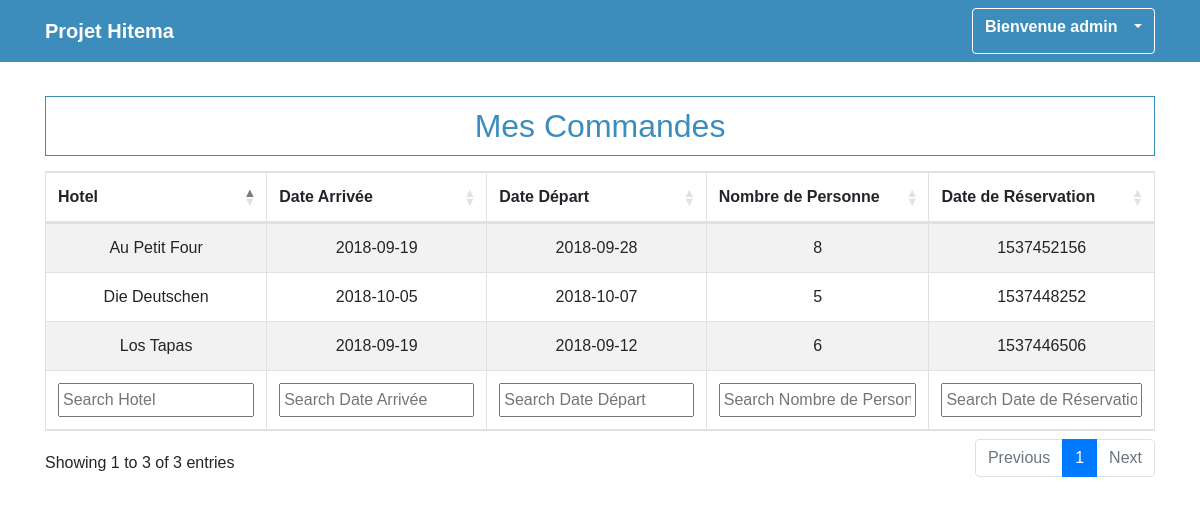
/projethitema/ProjetHitemaPrincipal/backend/mesCommandes.php (signed in), run on the app's committed database.
### tables this page shows
CREATE TABLE IF NOT EXISTS `reservation` (
  `ID` int(11) NOT NULL AUTO_INCREMENT,
  `utilisateur` varchar(255) NOT NULL,
  `Hotel_ID` int(11) NOT NULL,
  `Hotel_Name` varchar(100) NOT NULL,
  `Arrivee` date NOT NULL,
  `Depart` date NOT NULL,
  `Nombre_Personne` int(11) NOT NULL,
  `Date_Reservation` int(11) NOT NULL,
  PRIMARY KEY (`ID`)
);

### projethitema/ProjetHitemaPrincipal/backend/mesCommandes.php (the view, shortened to what this page needs)
<!DOCTYPE html>
<html>
<head>
<link rel="stylesheet" type="text/css" href="https://cdnjs.cloudflare.com/ajax/libs/twitter-bootstrap/4.1.1/css/bootstrap.css">
<link rel="stylesheet" type="text/css" href="https://cdn.datatables.net/1.10.19/css/dataTables.bootstrap4.min.css">
<link rel="stylesheet" href="../css/map.css" type="text/css" />
<link rel="stylesheet" href="../css/map.css" type="text/css" />
		<link rel="stylesheet" href="../css/style.css" type="text/css" />
<link rel="stylesheet" type="text/css" href="../css/TableauData.css">
</head>
<body>
<?php
require_once('base.php');
if(isset($_SESSION['username']))
{
require_once('connectMenu.php');
echo"<br><br><br><br>";
echo"<div class='container'>";
	$requeteCommandes=$base->prepare("SELECT * FROM reservation WHERE utilisateur=:username");
	$requeteCommandes->bindParam('username', $_SESSION['username']);
	$requeteCommandes->execute();
	echo'<h2> Mes Commandes </h2><table id="example" class="table table-striped table-bordered" style="width:100%">
			<thead><th>Hotel</th><th>Date Arrivée</th><th>Date Départ</th><th>Nombre de Personne</th><th>Date de Réservation</th></thead>
			<tfoot><th>Hotel</th><th>Date Arrivée</th><th>Date Départ</th><th>Nombre de Personne</th><th>Date de Réservation</th></tfoot>
			<tbody>';
	while($dataAfficherCommande= $requeteCommandes->fetch())
	{
		echo'<tr><td>'.$dataAfficherCommande['Hotel_Name'].'</td><td>'.$dataAfficherCommande['Arrivee'].'</td><td>'.$dataAfficherCommande['Depart'].'</td><td>'.$dataAfficherCommande['Nombre_Personne'].'</td><td>'.$dataAfficherCommande['Date_Reservation'].'</td></tr>';
	}
	echo'</tbody>
		</table>';
?>
</div>
<?php
}
else
{
	header('Location: ../index.php');
}
?>

### projethitema/ProjetHitemaPrincipal/css/map.css (style rules this page uses)
* { margin:0; padding:0; list-style:none; }
body, hmtl { background: #ecf0f1; font-family: Neucha, Arial, sans serif; }

### projethitema/ProjetHitemaPrincipal/css/TableauData.css (style rules this page uses)
body { background-color: #fff; }
th { text-align: center; background-color: #fff; }
td { text-align: center; }
h2 { float: center; color: #3c8dbc; border: 1px solid #3c8dbc; background-color: #fff; padding: 10px; text-align: center; font-family: Neucha, Arial, sans serif; }

### data on the page
reservation: Hotel_Name "Los Tapas", Arrivee "2018-09-19", Depart "2018-09-12", Nombre_Personne "6", Date_Reservation "1537446506"
reservation: Hotel_Name "Die Deutschen", Arrivee "2018-10-05", Depart "2018-10-07", Nombre_Personne "5", Date_Reservation "1537448252"
reservation: Hotel_Name "Au Petit Four", Arrivee "2018-09-19", Depart "2018-09-28", Nombre_Personne "8", Date_Reservation "1537452156"

### other printed values
$_SESSION["username"] "admin"
